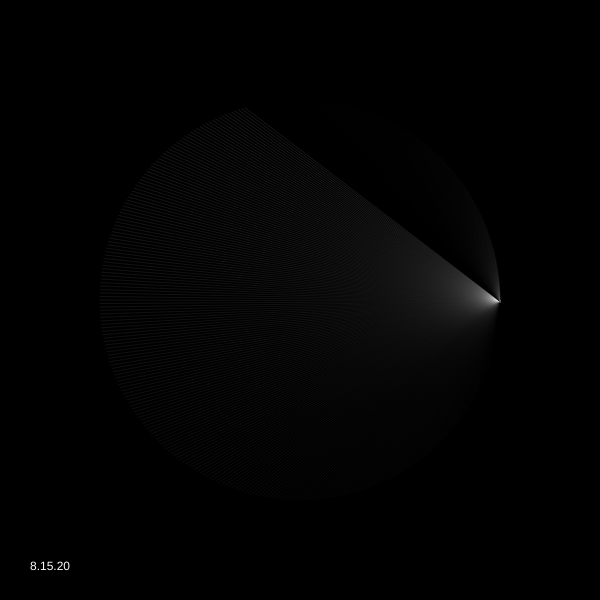
Frame 1 (no input)
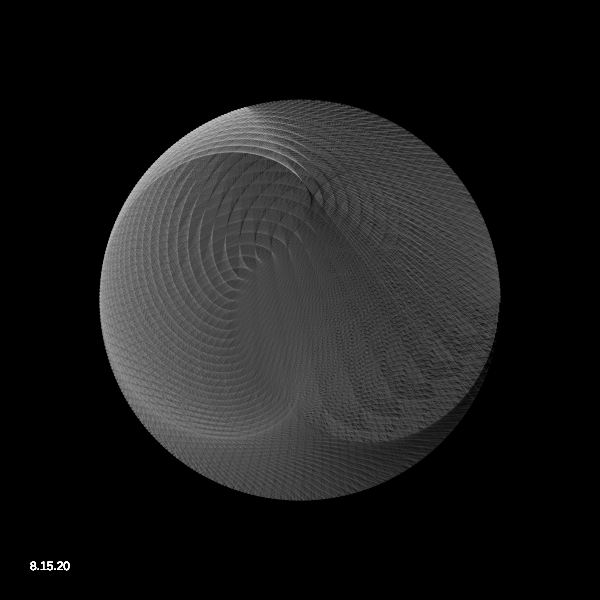
Frame 60 (no input)
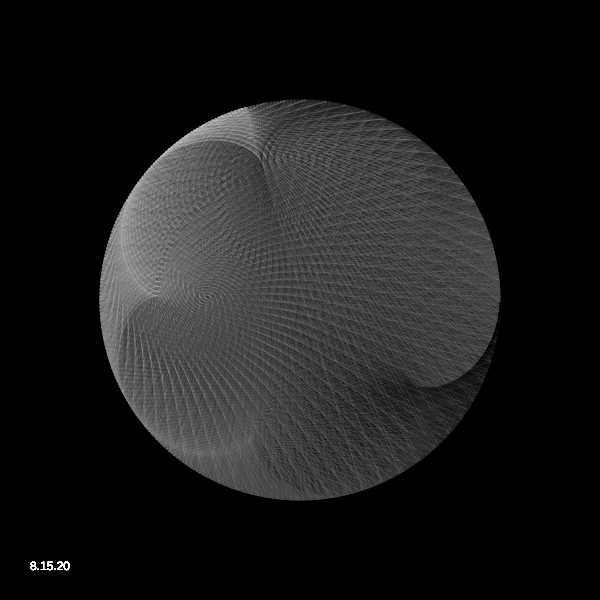
Frame 120 (the mouse pressed at the canvas centre since frame 60)

The p5.js sketch that drew these frames (run headless with seeded random() and noise() and a simulated clock; from frame 60 on, the mouse is pressed at the canvas centre):

// p5.js sketch
// ── sketch.js
var r=200;
var s=0.002;
function setup() { 
  createCanvas(600, 600);
  background(0)
}
function draw() {   
  background(0, 5);
  translate(width/2, height/2);
  let n=360;
  for (let i=0; i<n; i++) {
     let t1= i*2*PI/n;
     let t2= s*t1;
     let x1= r*cos(t1);
     let y1= r*sin(t1);
     let x2= r*cos(t2);
     let y2= r*sin(t2);
     stroke(i%255, 50)
     strokeWeight(0.5)
     noFill();
     line(x1, y1, x2,y2);
  }
  s+=0.05;
  fill(255);
  noStroke();
   translate(-width/2, -height/2);
  text("8.15.20", 30, height-30);
  noFill();
}
